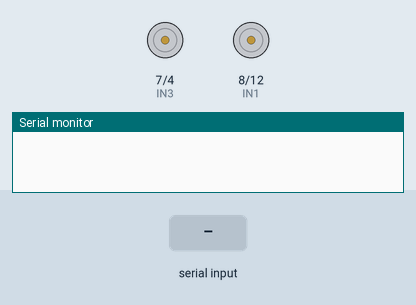
A sketch run on a simulated Arduino Uno, built with avr-gcc and run on an emulated ATmega328P. Shown: motor-driver pin pairs drawn as motors (green arrow = first pin HIGH = forward, orange = second pin HIGH = backward, longer = more drive), the last lines printed to the serial monitor. The test bench sets the inputs (shaded band).

Above: at 1.2 s.
1.3 s: "F" received over Serial
At 1.8 s:
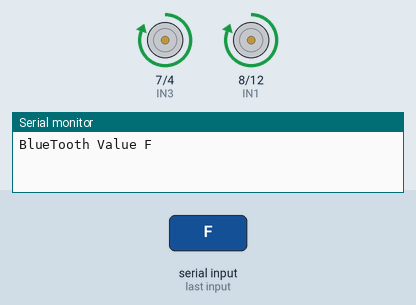
2.8 s: "B" received over Serial
At 4.0 s:
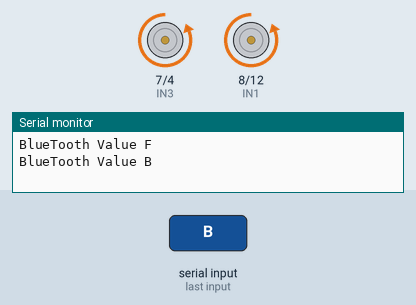
4.3 s: "L" received over Serial
At 5.3 s:
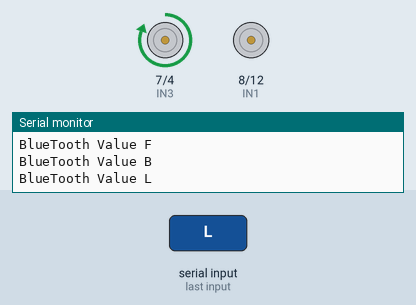
5.8 s: "R" received over Serial
At 6.4 s:
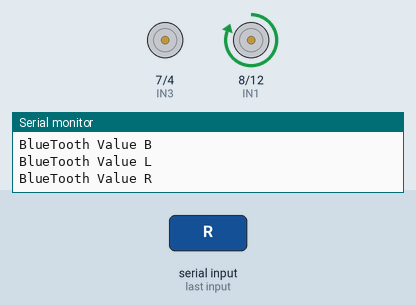
Timing chart, 0 to 8.3 s (numbered marks = the images above; inputs shaded):
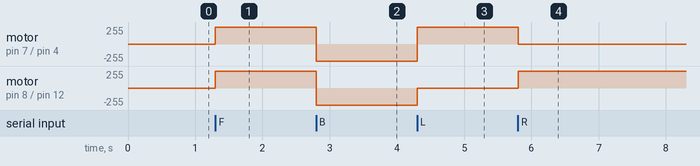

Measured:
- after the input at 1.3 s, motor on pin 7 (IN3) / pin 4 (IN4), motor on pin 8 (IN1) / pin 12 (IN2): stopped → forward 255/255 at once
- after the input at 2.8 s, motor on pin 7 (IN3) / pin 4 (IN4), motor on pin 8 (IN1) / pin 12 (IN2): forward 255/255 → backward 255/255 at once
- after the input at 4.3 s, motor on pin 7 (IN3) / pin 4 (IN4): backward 255/255 → forward 255/255 at once; motor on pin 8 (IN1) / pin 12 (IN2): backward 255/255 → stopped at once
- after the input at 5.8 s, motor on pin 7 (IN3) / pin 4 (IN4): forward 255/255 → stopped at once; motor on pin 8 (IN1) / pin 12 (IN2): stopped → forward 255/255 at once

The sketch:

Bluebot.ino
```cpp
/* Arduino based Bluetooth controlled car.
Bluetooth module = HC05, L293D motor driver, Arduino UNO */
int IN1 = 8;
int IN2 = 12;
int IN3 = 7;
int IN4 = 4;
char btVal;
void setup() {
  Serial.begin(9600);
  pinMode(IN1, OUTPUT);
  pinMode(IN2, OUTPUT);
  pinMode(IN3, OUTPUT);
  pinMode(IN4, OUTPUT);
}

void loop() {
  while(Serial.available()>0)
  {
    btVal = Serial.read();
    Serial.print("BlueTooth Value ");
    Serial.println(btVal);
    if(btVal == 'F')
    {
      forward();
    }
    if(btVal == 'B')
    {
      backward();
    }
    if(btVal == 'L')
    {
      left();
    }
    if(btVal == 'R')
    {
      right();
    }
    if(btVal == 'S')
    {
      stop();
    }
  }
}

void forward()
{
  digitalWrite(IN1, HIGH);
  digitalWrite(IN2, LOW);
  digitalWrite(IN3, HIGH);
  digitalWrite(IN4, LOW);
  delay(100);
}
void backward()
{
  digitalWrite(IN1, LOW);
  digitalWrite(IN2, HIGH);
  digitalWrite(IN3, LOW);
  digitalWrite(IN4, HIGH);
  delay(500);
}

void left()
{
  digitalWrite(IN1, LOW);
  digitalWrite(IN2, LOW);
  digitalWrite(IN3, HIGH);
  digitalWrite(IN4, LOW);
  delay(100);
}

void right()
{
  digitalWrite(IN1, HIGH);
  digitalWrite(IN2, LOW);
  digitalWrite(IN3, LOW);
  digitalWrite(IN4, LOW);
  delay(100);
}

void stop()
{
  digitalWrite(IN1, LOW);
  digitalWrite(IN2, LOW);
  digitalWrite(IN3, LOW);
  digitalWrite(IN4, LOW);
  delay(100);
}
```
